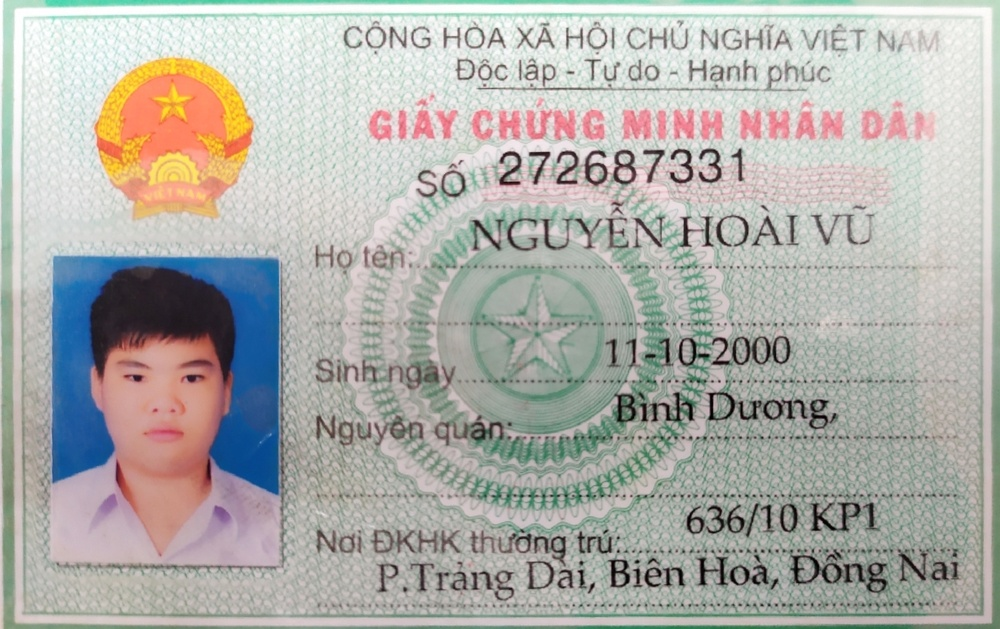
#> input picture image/vu_cmnd.jpg, 1000 x 629 px, shrunk from 1396 x 878 before the run
$ jupyter execute OCR_gg.ipynb   (shell and % lines are left out)
#> lines starting #> are read from the running program, lines starting #| are printed output that depends on the picture; after the words box and inside, x2 and y2 are one past the last pixel; in counts of white or black regions, pixels touching at a corner belong together
[cell 1]
import cv2
import numpy as np
import matplotlib.pyplot as plt
import pytesseract
import os, io
from google.cloud import vision
from google.cloud.vision import types
import pandas as pd
import json

[cell 2]
image_path='image/vu_cmnd.jpg'
image=cv2.imread(image_path)
#> image is the input picture: shape (629, 1000, 3); mean B, G, R 169.9, 175, 175.4
width_image=image.shape[1]
#> width_image = 1000
height_image=image.shape[0]
#> height_image = 629
plt.imshow(image)

# delete Green

[cell 3]
for h in range(height_image):
    for w in range(width_image):
        (b,g,r)=image[h][w].astype('int16')
        if ((g-b)>15) and ((g-r)>15):
            image[h][w]=(255,255,255)
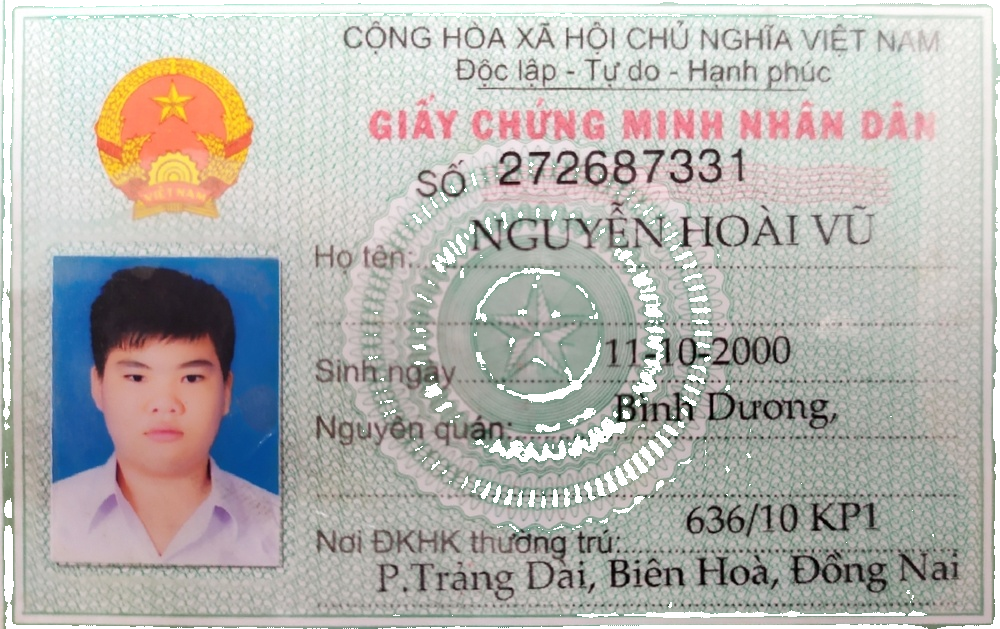
#> image: shape (629, 1000, 3); 4.51% of pixels changed, all inside (x1, y1, x2, y2) = (2, 0, 1000, 629)
print('finisded')
plt.imshow(image)

# gray

[cell 4]
image = cv2.cvtColor(image, cv2.COLOR_BGR2GRAY)
#> image: shape (629, 1000)
plt.imshow(image)

# Crop

## so

[cell 5]
#so cmnd
h_so=int(height_image*0.11538)
#> h_so = 72
w_so=int(height_image*0.646)
#> w_so = 406
x_so=int(height_image*0.753846)
#> x_so = 474
y_so=int(height_image*0.2153846)
#> y_so = 135
image_so=image[y_so:y_so+h_so,x_so:x_so+w_so]
plt.imshow(image_so)

## ten

[cell 6]
#ten cm
h_ten=int(height_image*0.1385)
#> h_ten = 87
w_ten=int(height_image*0.8)
#> w_ten = 503
x_ten=int(height_image*0.6615)
#> x_ten = 416
y_ten=int(height_image*0.323)
#> y_ten = 203
image_ten0=image[y_ten:y_ten+h_ten,x_ten:x_ten+w_ten]
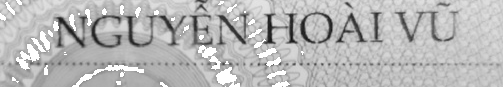
#> image_ten0: shape (87, 503); min 18, max 255, mean 183.8
plt.imshow(image_ten0)

[cell 7]
#ten cm
h_ten1=int(height_image*0.1077)
#> h_ten1 = 67
w_ten1=int(height_image*1.03077)
#> w_ten1 = 648
x_ten1=int(height_image*0.4923)
#> x_ten1 = 309
y_ten1=int(height_image*0.43077)
#> y_ten1 = 270
image_ten1=image[y_ten1:y_ten1+h_ten1,x_ten1:x_ten1+w_ten1]
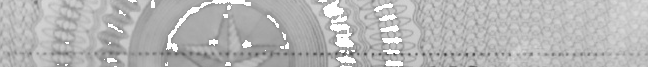
#> image_ten1: shape (67, 648); min 56, max 255, mean 182
plt.imshow(image_ten1)

## ngay sinh

[cell 8]
h_ngaySinh=int(height_image*0.1077)
#> h_ngaySinh = 67
w_ngaySinh=int(height_image*0.5)
x_ngaySinh=int(height_image*0.8385)
y_ngaySinh=int(height_image*0.5230769)
image_ngaySinh=image[y_ngaySinh:y_ngaySinh+h_ngaySinh,x_ngaySinh:x_ngaySinh+w_ngaySinh]
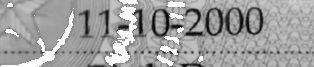
#> image_ngaySinh: shape (67, 314); min 1, max 255, mean 160.4
plt.imshow(image_ngaySinh)

## nguyen quan

[cell 9]
h_nguyenQuan=int(height_image*0.1077)
w_nguyenQuan=int(height_image*0.7385)
x_nguyenQuan=int(height_image*0.815385)
y_nguyenQuan=int(height_image*0.61538)
image_nguyenQuan0=image[y_nguyenQuan:y_nguyenQuan+h_nguyenQuan,x_nguyenQuan:x_nguyenQuan+w_nguyenQuan]
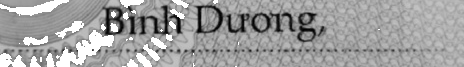
#> image_nguyenQuan0: shape (67, 464); min 0, max 255, mean 160
plt.imshow(image_nguyenQuan0)

[cell 10]
h_nguyenQuan1=int(height_image*0.1077)
w_nguyenQuan1=int(height_image*1.03077)
x_nguyenQuan1=int(height_image*0.4923)
y_nguyenQuan1=int(height_image*0.7077)
image_nguyenQuan1=image[y_nguyenQuan1:y_nguyenQuan1+h_nguyenQuan1,x_nguyenQuan1:x_nguyenQuan1+w_nguyenQuan1]
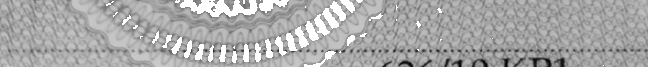
#> image_nguyenQuan1: shape (67, 648); min 1, max 255, mean 169.2
plt.imshow(image_nguyenQuan1)

## Noi DKHK:

[cell 11]
h_noiDKHK=int(height_image*0.1077)
w_noiDKHK=int(height_image*0.60385)
x_noiDKHK=int(height_image*0.95)
y_noiDKHK=int(height_image*0.784615)
image_noiDKHK0=image[y_noiDKHK:y_noiDKHK+h_noiDKHK,x_noiDKHK:x_noiDKHK+w_noiDKHK]
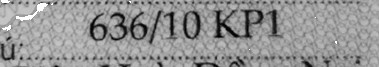
#> image_noiDKHK0: shape (67, 379); min 0, max 255, mean 148
plt.imshow(image_noiDKHK0)

[cell 12]
h_noiDKHK1=int(height_image*0.1077)
w_noiDKHK1=int(height_image*1.1577)
x_noiDKHK1=int(height_image*0.4023)
y_noiDKHK1=int(height_image*0.877)
image_noiDKHK1=image[y_noiDKHK1:y_noiDKHK1+h_noiDKHK1,x_noiDKHK1:x_noiDKHK1+w_noiDKHK1]
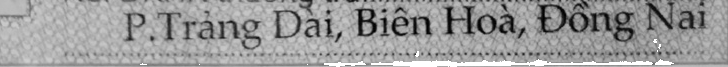
#> image_noiDKHK1: shape (67, 728); min 0, max 255, mean 154.7
plt.imshow(image_noiDKHK1)

## blur

[cell 13]
image_so=np.where(image_so<120,image_so,255)
plt.imshow(image_so)

[cell 14]
pytesseract.image_to_string(image_so)
#> (this line was passed over: pytesseract is not available in this run)

[cell 15]
def blur_otsu(image):
    image_blur=np.where(image<120,image,255)

    blured1 = cv2.medianBlur(image_blur,3)
    blured2 = cv2.medianBlur(image_blur,51)
#> blured2: shape (72, 406); every value is 255
    divided = np.ma.divide(blured1, blured2)
    normed = np.uint8(255*divided/divided.max())
    th, threshed = cv2.threshold(normed, 0, 255,  cv2.THRESH_OTSU)
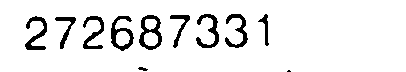
#> threshed: shape (72, 406); 91.9% white; 11 black regions (1 under 20 px), largest, box (x1, y1, x2, y2) and area: (139, 15, 162, 50) 356, (111, 16, 134, 51) 331, (25, 16, 47, 50) 303
#> th = 119

    return threshed

# OCR

[cell 16]
def OCR_image(image):
    image=blur_otsu(image)
    plt.imshow(image)
    text=pytesseract.image_to_string(image)
    print(text)

[cell 17]
OCR_image(image_so)
#> (the call stopped at in OCR_image, `text=pytesseract.image_to_string(image)`: pytesseract is not available in this run)

[cell 18]
OCR_image(image_ten0)
#> in blur_otsu (call 2), `blured2 = cv2.medianBlur(image_blur,51)`: blured2: shape (87, 503); every value is 255
#> in blur_otsu (call 2), `th, threshed = cv2.threshold(normed, 0, 255,  cv2.THRESH_OTSU)`: threshed: shape (87, 503); 94.6% white; 42 black regions (19 under 20 px), largest, box (x1, y1, x2, y2) and area: (57, 17, 85, 48) 247, (91, 16, 122, 48) 226, (126, 16, 152, 47) 178
#> (the call stopped at in OCR_image, `text=pytesseract.image_to_string(image)`: pytesseract is not available in this run)

[cell 19]
OCR_image(image_ten1)
#> in blur_otsu (call 3), `blured2 = cv2.medianBlur(image_blur,51)`: blured2: shape (67, 648); every value is 255
#> in blur_otsu (call 3), `th, threshed = cv2.threshold(normed, 0, 255,  cv2.THRESH_OTSU)`: threshed: shape (67, 648); 99.8% white; black in thin lines or dots, all inside (x1, y1, x2, y2) = (161, 52, 475, 67)
#> (the call stopped at in OCR_image, `text=pytesseract.image_to_string(image)`: pytesseract is not available in this run)

[cell 20]
OCR_image(image_ngaySinh)
#> in blur_otsu (call 4), `blured2 = cv2.medianBlur(image_blur,51)`: blured2: shape (67, 314); every value is 255
#> in blur_otsu (call 4), `th, threshed = cv2.threshold(normed, 0, 255,  cv2.THRESH_OTSU)`: threshed: shape (67, 314); 90.2% white; 51 black regions (41 under 20 px), largest, box (x1, y1, x2, y2) and area: (205, 7, 263, 36) 723, (151, 9, 183, 38) 307, (184, 8, 204, 36) 202
#> (the call stopped at in OCR_image, `text=pytesseract.image_to_string(image)`: pytesseract is not available in this run)

[cell 21]
OCR_image(image_nguyenQuan0)
#> in blur_otsu (call 5), `blured2 = cv2.medianBlur(image_blur,51)`: blured2: shape (67, 464); every value is 255
#> in blur_otsu (call 5), `th, threshed = cv2.threshold(normed, 0, 255,  cv2.THRESH_OTSU)`: threshed: shape (67, 464); 90.8% white; 61 black regions (55 under 20 px), largest, box (x1, y1, x2, y2) and area: (196, 5, 296, 34) 1058, (137, 5, 182, 35) 504, (102, 6, 125, 36) 422, (297, 12, 326, 42) 389, (128, 16, 136, 35) 106, (126, 6, 133, 13) 30
#> (the call stopped at in OCR_image, `text=pytesseract.image_to_string(image)`: pytesseract is not available in this run)

[cell 22]
OCR_image(image_nguyenQuan1)
#> in blur_otsu (call 6), `th, threshed = cv2.threshold(normed, 0, 255,  cv2.THRESH_OTSU)`:
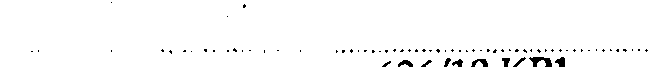
#> threshed: shape (67, 648); 98% white; 73 black regions (63 under 20 px), largest, box (x1, y1, x2, y2) and area: (529, 57, 552, 67) 135, (471, 59, 488, 67) 79, (555, 57, 565, 67) 70
#> (the call stopped at in OCR_image, `text=pytesseract.image_to_string(image)`: pytesseract is not available in this run)

$ run again, with image/an_cmnd.jpg copied over image/vu_cmnd.jpg
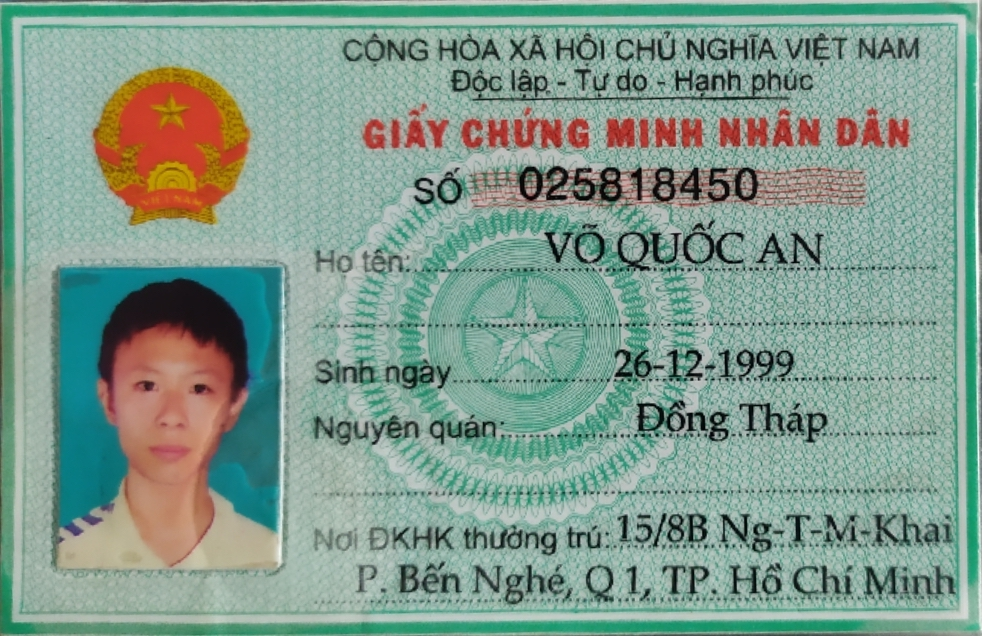
#> input picture image/an_cmnd.jpg, 982 x 636 px
#> image is the input picture: shape (636, 982, 3); mean B, G, R 141.2, 154.4, 128.9
#> in blur_otsu, `th, threshed = cv2.threshold(normed, 0, 255,  cv2.THRESH_OTSU)`:
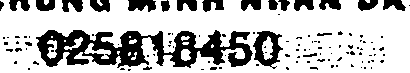
#> threshed: shape (73, 410); 73.4% white; 112 black regions (89 under 20 px), largest, box (x1, y1, x2, y2) and area: (36, 30, 253, 68) 4356, (253, 31, 283, 69) 573, (128, 0, 156, 12) 257
#> th = 53
#> blured1: shape (88, 508)
#> blured2: shape (88, 508); every value is 255
#> divided: shape (88, 508) float64
#> threshed: shape (88, 508); 90.7% white; 83 black regions (75 under 20 px), largest, box (x1, y1, x2, y2) and area: (262, 18, 324, 61) 840, (197, 25, 231, 66) 567, (153, 19, 186, 60) 542
#> image_blur: shape (68, 655)
#> blured1: shape (68, 655)
#> blured2: shape (68, 655); every value is 255
#> divided: shape (68, 655) float64
#> threshed: shape (68, 655); 98.6% white; black in thin lines or dots, all inside (x1, y1, x2, y2) = (4, 48, 623, 55)
#> image_blur: shape (68, 318)
#> blured1: shape (68, 318)
#> blured2: shape (68, 318); every value is 255
#> divided: shape (68, 318) float64
#> threshed: shape (68, 318); 88.4% white; 38 black regions (31 under 20 px), largest, box (x1, y1, x2, y2) and area: (81, 17, 131, 49) 651, (203, 17, 242, 50) 587, (243, 18, 262, 49) 285
#> image_blur: shape (68, 464)
#> blured1: shape (68, 464)
#> blured2: shape (68, 464); values 118 (black) and 255 (white), 99.9% white; black in thin lines or dots, all inside (x1, y1, x2, y2) = (463, 0, 464, 23)
#> divided: shape (68, 464) float64
#> normed: shape (68, 464)
#> threshed: shape (68, 464); 90.6% white; 53 black regions (45 under 20 px), largest, box (x1, y1, x2, y2) and area: (119, 9, 168, 46) 829, (221, 12, 267, 45) 579, (190, 21, 212, 51) 373
#> image_blur: shape (68, 655)
#> blured1: shape (68, 655)
#> divided: shape (68, 655) float64
#> in blur_otsu (call 6), `th, threshed = cv2.threshold(normed, 0, 255,  cv2.THRESH_OTSU)`:
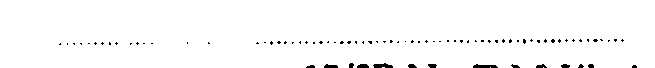
#> threshed: shape (68, 655); 98.2% white; 82 black regions (70 under 20 px), largest, box (x1, y1, x2, y2) and area: (473, 64, 498, 68) 72, (373, 63, 393, 68) 70, (324, 64, 338, 68) 42

$ run again, with image/huy_cmnd.jpg copied over image/vu_cmnd.jpg
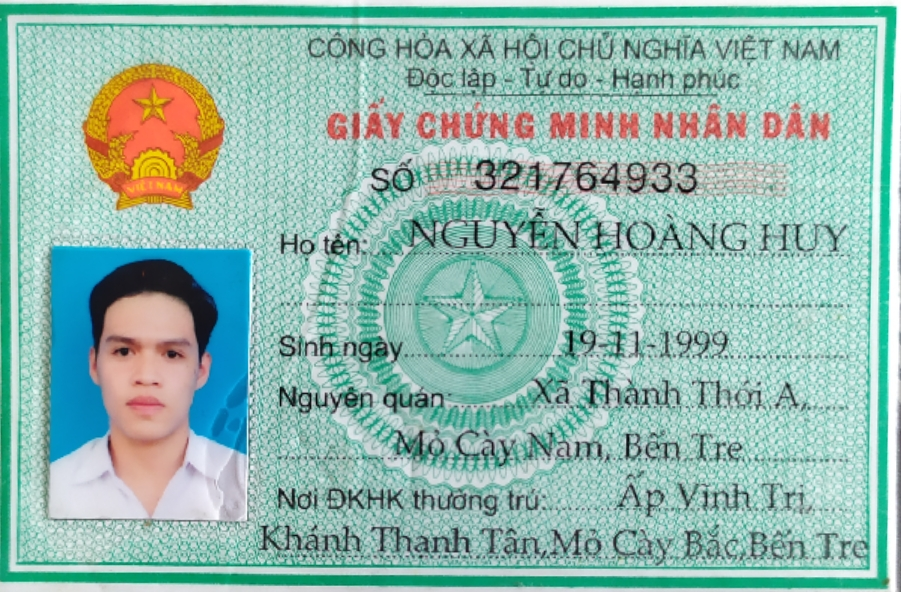
#> input picture image/huy_cmnd.jpg, 901 x 592 px
#> image is the input picture: shape (592, 901, 3); mean B, G, R 174.6, 184.2, 144.3
#> blured2: shape (68, 382); every value is 255
#> threshed: shape (68, 382); 90.8% white; 48 black regions (36 under 20 px), largest, box (x1, y1, x2, y2) and area: (29, 32, 50, 64) 296, (130, 35, 152, 65) 284, (54, 33, 77, 64) 269
#> th = 119
#> blured1: shape (81, 473)
#> blured2: shape (81, 473); every value is 255
#> divided: shape (81, 473) float64
#> threshed: shape (81, 473); 93% white; 64 black regions (37 under 20 px), largest, box (x1, y1, x2, y2) and area: (19, 28, 48, 57) 295, (81, 29, 108, 57) 231, (162, 30, 189, 58) 183
#> image_blur: shape (63, 610)
#> blured1: shape (63, 610)
#> blured2: shape (63, 610); every value is 255
#> divided: shape (63, 610) float64
#> threshed: shape (63, 610); 99.9% white; black in thin lines or dots, all inside (x1, y1, x2, y2) = (14, 0, 539, 51)
#> image_blur: shape (63, 296)
#> blured1: shape (63, 296)
#> blured2: shape (63, 296); every value is 255
#> divided: shape (63, 296) float64
#> threshed: shape (63, 296); 95.4% white; 25 black regions (14 under 20 px), largest, box (x1, y1, x2, y2) and area: (84, 21, 100, 43) 148, (69, 21, 79, 48) 127, (119, 22, 128, 48) 107
#> image_blur: shape (63, 419)
#> blured1: shape (63, 419)
#> blured2: shape (63, 419); every value is 255
#> divided: shape (63, 419) float64
#> threshed: shape (63, 419); 94.9% white; 40 black regions (22 under 20 px), largest, box (x1, y1, x2, y2) and area: (107, 15, 128, 44) 247, (51, 15, 71, 39) 160, (180, 16, 188, 44) 83
#> image_blur: shape (63, 610)
#> blured1: shape (63, 610)
#> blured2: shape (63, 610)
#> divided: shape (63, 610) float64
#> in blur_otsu (call 6), `th, threshed = cv2.threshold(normed, 0, 255,  cv2.THRESH_OTSU)`:
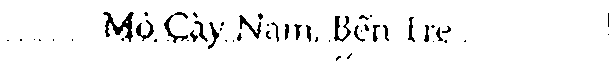
#> threshed: shape (63, 610); 94.6% white; 53 black regions (29 under 20 px), largest, box (x1, y1, x2, y2) and area: (103, 12, 134, 42) 351, (164, 12, 188, 43) 183, (334, 16, 351, 42) 176
#> th = 54
